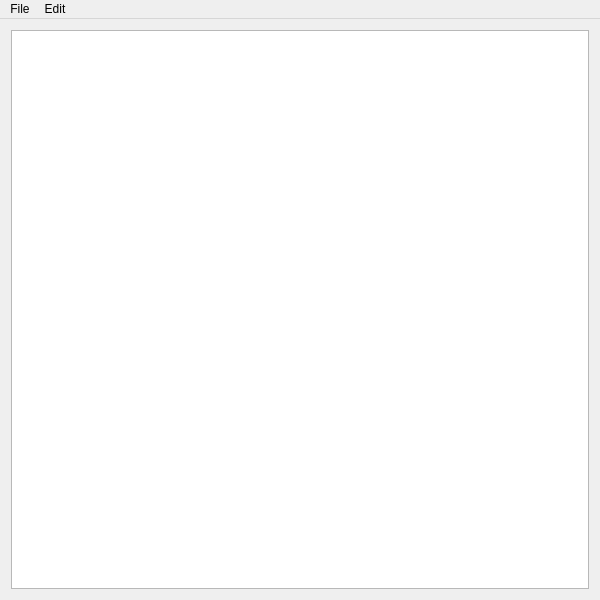
<?xml version="1.0" encoding="UTF-8"?>
<ui version="4.0">
 <class>MainWindowClass</class>
 <widget class="QMainWindow" name="MainWindowClass">
  <property name="enabled">
   <bool>true</bool>
  </property>
  <property name="geometry">
   <rect>
    <x>0</x>
    <y>0</y>
    <width>600</width>
    <height>600</height>
   </rect>
  </property>
  <property name="windowTitle">
   <string>LAccounts</string>
  </property>
  <widget class="QWidget" name="centralWidget">
   <layout class="QGridLayout" name="gridLayout">
    <item row="0" column="0">
     <widget class="QListWidget" name="listWidget"/>
    </item>
   </layout>
  </widget>
  <widget class="QMenuBar" name="menuBar">
   <property name="geometry">
    <rect>
     <x>0</x>
     <y>0</y>
     <width>600</width>
     <height>26</height>
    </rect>
   </property>
   <widget class="QMenu" name="menuFile">
    <property name="title">
     <string>File</string>
    </property>
    <addaction name="actionAdd"/>
    <addaction name="actionRemove"/>
    <addaction name="actionUpdate"/>
    <addaction name="separator"/>
    <addaction name="actionOpen_Accounts_File"/>
   </widget>
   <widget class="QMenu" name="menuEdit">
    <property name="title">
     <string>Edit</string>
    </property>
    <addaction name="actionCopy_Username"/>
    <addaction name="actionCopy_Password"/>
    <addaction name="actionCopy"/>
   </widget>
   <addaction name="menuFile"/>
   <addaction name="menuEdit"/>
  </widget>
  <action name="actionAdd">
   <property name="enabled">
    <bool>false</bool>
   </property>
   <property name="text">
    <string>Add</string>
   </property>
  </action>
  <action name="actionRemove">
   <property name="enabled">
    <bool>false</bool>
   </property>
   <property name="text">
    <string>Remove</string>
   </property>
  </action>
  <action name="actionUpdate">
   <property name="enabled">
    <bool>false</bool>
   </property>
   <property name="text">
    <string>Update</string>
   </property>
  </action>
  <action name="actionOpen_Accounts_File">
   <property name="text">
    <string>Open Accounts File</string>
   </property>
  </action>
  <action name="actionCopy_Username">
   <property name="enabled">
    <bool>false</bool>
   </property>
   <property name="text">
    <string>Copy Username</string>
   </property>
  </action>
  <action name="actionCopy_Password">
   <property name="enabled">
    <bool>false</bool>
   </property>
   <property name="text">
    <string>Copy Password</string>
   </property>
  </action>
  <action name="actionCopy">
   <property name="enabled">
    <bool>false</bool>
   </property>
   <property name="text">
    <string>Copy</string>
   </property>
  </action>
 </widget>
 <layoutdefault spacing="6" margin="11"/>
 <resources>
  <include location="mainwindow.qrc"/>
 </resources>
 <connections/>
</ui>
